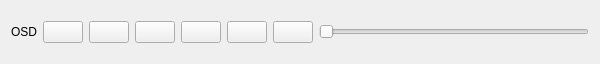
<ui version="4.0" >
 <class>TanoOsdClass</class>
 <widget class="QWidget" name="TanoOsdClass" >
  <property name="geometry" >
   <rect>
    <x>0</x>
    <y>0</y>
    <width>600</width>
    <height>64</height>
   </rect>
  </property>
  <property name="windowTitle" >
   <string>TanoOsd</string>
  </property>
  <layout class="QHBoxLayout" name="horizontalLayout" >
   <item>
    <widget class="QLabel" name="labelOsd" >
     <property name="text" >
      <string>OSD</string>
     </property>
    </widget>
   </item>
   <item>
    <widget class="QPushButton" name="buttonPlay" >
     <property name="sizePolicy" >
      <sizepolicy vsizetype="Fixed" hsizetype="Maximum" >
       <horstretch>0</horstretch>
       <verstretch>0</verstretch>
      </sizepolicy>
     </property>
     <property name="toolTip" >
      <string>Play</string>
     </property>
     <property name="icon" >
      <iconset resource="images.qrc" >
       <normaloff>:/icons/images/player_play.png</normaloff>:/icons/images/player_play.png</iconset>
     </property>
     <property name="iconSize" >
      <size>
       <width>32</width>
       <height>32</height>
      </size>
     </property>
    </widget>
   </item>
   <item>
    <widget class="QPushButton" name="buttonStop" >
     <property name="sizePolicy" >
      <sizepolicy vsizetype="Fixed" hsizetype="Maximum" >
       <horstretch>0</horstretch>
       <verstretch>0</verstretch>
      </sizepolicy>
     </property>
     <property name="icon" >
      <iconset resource="images.qrc" >
       <normaloff>:/icons/images/player_stop.png</normaloff>:/icons/images/player_stop.png</iconset>
     </property>
     <property name="iconSize" >
      <size>
       <width>32</width>
       <height>32</height>
      </size>
     </property>
    </widget>
   </item>
   <item>
    <widget class="QPushButton" name="buttonBack" >
     <property name="sizePolicy" >
      <sizepolicy vsizetype="Fixed" hsizetype="Maximum" >
       <horstretch>0</horstretch>
       <verstretch>0</verstretch>
      </sizepolicy>
     </property>
     <property name="icon" >
      <iconset resource="images.qrc" >
       <normaloff>:/icons/images/player_rew.png</normaloff>:/icons/images/player_rew.png</iconset>
     </property>
     <property name="iconSize" >
      <size>
       <width>32</width>
       <height>32</height>
      </size>
     </property>
    </widget>
   </item>
   <item>
    <widget class="QPushButton" name="buttonNext" >
     <property name="sizePolicy" >
      <sizepolicy vsizetype="Fixed" hsizetype="Maximum" >
       <horstretch>0</horstretch>
       <verstretch>0</verstretch>
      </sizepolicy>
     </property>
     <property name="icon" >
      <iconset resource="images.qrc" >
       <normaloff>:/icons/images/player_fwd.png</normaloff>:/icons/images/player_fwd.png</iconset>
     </property>
     <property name="iconSize" >
      <size>
       <width>32</width>
       <height>32</height>
      </size>
     </property>
    </widget>
   </item>
   <item>
    <widget class="QPushButton" name="buttonRecord" >
     <property name="sizePolicy" >
      <sizepolicy vsizetype="Fixed" hsizetype="Maximum" >
       <horstretch>0</horstretch>
       <verstretch>0</verstretch>
      </sizepolicy>
     </property>
     <property name="icon" >
      <iconset resource="images.qrc" >
       <normaloff>:/icons/images/record.png</normaloff>:/icons/images/record.png</iconset>
     </property>
     <property name="iconSize" >
      <size>
       <width>32</width>
       <height>32</height>
      </size>
     </property>
    </widget>
   </item>
   <item>
    <widget class="QPushButton" name="buttonMute" >
     <property name="sizePolicy" >
      <sizepolicy vsizetype="Fixed" hsizetype="Maximum" >
       <horstretch>0</horstretch>
       <verstretch>0</verstretch>
      </sizepolicy>
     </property>
     <property name="icon" >
      <iconset resource="images.qrc" >
       <normaloff>:/icons/images/player_mute.png</normaloff>:/icons/images/player_mute.png</iconset>
     </property>
     <property name="iconSize" >
      <size>
       <width>32</width>
       <height>32</height>
      </size>
     </property>
     <property name="checkable" >
      <bool>true</bool>
     </property>
    </widget>
   </item>
   <item>
    <widget class="QSlider" name="volumeSlider" >
     <property name="sizePolicy" >
      <sizepolicy vsizetype="Fixed" hsizetype="MinimumExpanding" >
       <horstretch>0</horstretch>
       <verstretch>0</verstretch>
      </sizepolicy>
     </property>
     <property name="maximum" >
      <number>100</number>
     </property>
     <property name="orientation" >
      <enum>Qt::Horizontal</enum>
     </property>
    </widget>
   </item>
  </layout>
 </widget>
 <layoutdefault spacing="6" margin="11" />
 <resources>
  <include location="images.qrc" />
 </resources>
 <connections/>
</ui>
